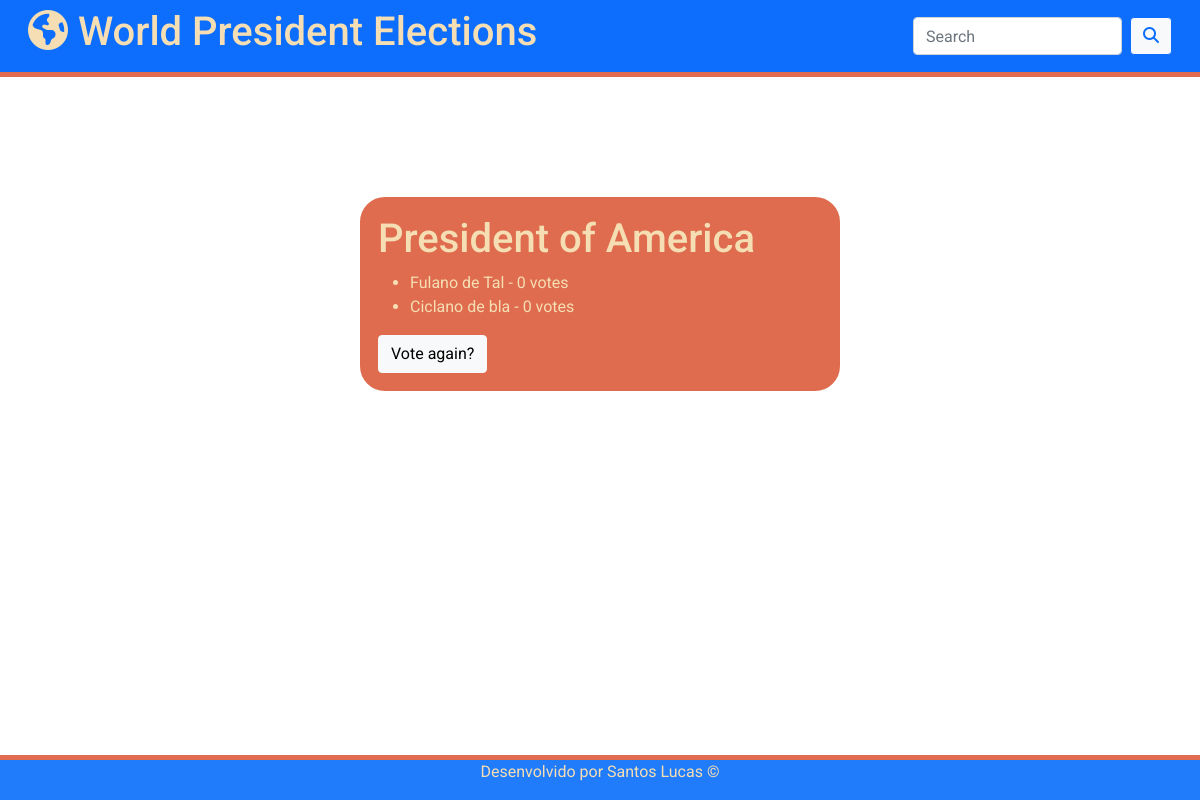
Page /polls/1/results/ on the committed database.
### polls/models.py (models this page shows, shortened)
class Question(models.Model):
    question_text = models.CharField(max_length=200)
    pub_date = models.DateTimeField('date published')

class Choice(models.Model):
    question = models.ForeignKey(Question, on_delete=models.CASCADE)
    choice_text = models.CharField(max_length=200)
    votes = models.IntegerField(default=0)
    def was_published_recently(self):
        now = timezone.now()
        return now - datetime.timedelta(days=1) <= self.pub_date <= now
    was_published_recently.admin_order_field = 'pub_date'
    was_published_recently.boolean = True
    was_published_recently.short_description = 'Published recently?'

### polls/views.py (the view)
# urls.py: path('<int:pk>/results/', views.ResultsView.as_view(), name='results'),
class ResultsView(generic.DetailView):
    model = Question
    template_name = 'polls/results.html'

### polls/templates/polls/results.html
{% extends 'base.html' %}
{% load static %}
{% load crispy_forms_tags %}
{% block content %}
<div class="card">
    <div class="card-body">
        <h1 class="card-title">{{ question.question_text }}</h1>
        <ul>
            {% for choice in question.choice_set.all %}
            <li>{{ choice.choice_text }} - {{ choice.votes }} vote{{ choice.votes|pluralize }}</li>
            {% endfor %}
        </ul>
        <a href="{% url 'polls:detail' question.id %}">
            <button class="btn btn-light">Vote again?</button>
        </a>
    </div>
</div>
{% endblock %}

### polls/static/css/style.css (style rules this page uses)
body { margin: 0; padding: 0; box-sizing: border-box; font-family: 'Roboto', serif; color: wheat; }
a { color: inherit; text-decoration: none; }
.card { background-color: #df6c4e; color: wheat; margin: 10% auto; border-radius: 25px; border: 2px solid #df6c4e; width: 40%; }

### rows in the picture
Question: question_text "President of America"
Choice: choice_text "Fulano de Tal", votes "0"
Choice: choice_text "Ciclano de bla", votes "0"
